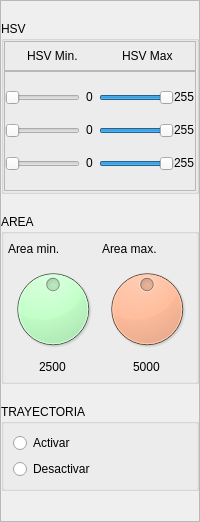
                  <widget class="QWidget" name="Page1">
                   <layout class="QVBoxLayout" name="verticalLayout_10">
                    <property name="spacing">
                     <number>0</number>
                    </property>
                    <property name="leftMargin">
                     <number>0</number>
                    </property>
                    <property name="topMargin">
                     <number>0</number>
                    </property>
                    <property name="rightMargin">
                     <number>0</number>
                    </property>
                    <property name="bottomMargin">
                     <number>0</number>
                    </property>
                    <item>
                     <widget class="QFrame" name="frame_detect_color">
                      <property name="frameShape">
                       <enum>QFrame::StyledPanel</enum>
                      </property>
                      <property name="frameShadow">
                       <enum>QFrame::Raised</enum>
                      </property>
                      <layout class="QVBoxLayout" name="verticalLayout_8">
                       <property name="spacing">
                        <number>20</number>
                       </property>
                       <property name="leftMargin">
                        <number>0</number>
                       </property>
                       <property name="topMargin">
                        <number>20</number>
                       </property>
                       <property name="rightMargin">
                        <number>0</number>
                       </property>
                       <property name="bottomMargin">
                        <number>30</number>
                       </property>
                       <item>
                        <widget class="QGroupBox" name="groupBox_9">
                         <property name="cursor">
                          <cursorShape>SizeHorCursor</cursorShape>
                         </property>
                         <property name="title">
                          <string>HSV</string>
                         </property>
                         <layout class="QVBoxLayout" name="verticalLayout_5">
                          <property name="spacing">
                           <number>0</number>
                          </property>
                          <property name="leftMargin">
                           <number>0</number>
                          </property>
                          <property name="topMargin">
                           <number>0</number>
                          </property>
                          <property name="rightMargin">
                           <number>0</number>
                          </property>
                          <property name="bottomMargin">
                           <number>0</number>
                          </property>
                          <item>
                           <widget class="QFrame" name="frame_11">
                            <property name="minimumSize">
                             <size>
                              <width>0</width>
                              <height>30</height>
                             </size>
                            </property>
                            <property name="maximumSize">
                             <size>
                              <width>16777215</width>
                              <height>30</height>
                             </size>
                            </property>
                            <property name="frameShape">
                             <enum>QFrame::StyledPanel</enum>
                            </property>
                            <property name="frameShadow">
                             <enum>QFrame::Raised</enum>
                            </property>
                            <layout class="QHBoxLayout" name="horizontalLayout_3">
                             <property name="spacing">
                              <number>0</number>
                             </property>
                             <property name="leftMargin">
                              <number>0</number>
                             </property>
                             <property name="topMargin">
                              <number>0</number>
                             </property>
                             <property name="rightMargin">
                              <number>0</number>
                             </property>
                             <property name="bottomMargin">
                              <number>0</number>
                             </property>
                             <item>
                              <layout class="QGridLayout" name="gridLayout_3">
                               <item row="0" column="0" alignment="Qt::AlignHCenter">
                                <widget class="QLabel" name="label">
                                 <property name="text">
                                  <string>HSV Min.</string>
                                 </property>
                                </widget>
                               </item>
                               <item row="0" column="1" alignment="Qt::AlignHCenter">
                                <widget class="QLabel" name="label_2">
                                 <property name="text">
                                  <string>HSV Max</string>
                                 </property>
                                </widget>
                               </item>
                              </layout>
                             </item>
                            </layout>
                           </widget>
                          </item>
                          <item>
                           <widget class="QFrame" name="frame_12">
                            <property name="minimumSize">
                             <size>
                              <width>0</width>
                              <height>120</height>
                             </size>
                            </property>
                            <property name="maximumSize">
                             <size>
                              <width>16777215</width>
                              <height>120</height>
                             </size>
                            </property>
                            <property name="frameShape">
                             <enum>QFrame::StyledPanel</enum>
                            </property>
                            <property name="frameShadow">
                             <enum>QFrame::Raised</enum>
                            </property>
                            <layout class="QHBoxLayout" name="horizontalLayout_2">
                             <property name="spacing">
                              <number>0</number>
                             </property>
                             <property name="leftMargin">
                              <number>0</number>
                             </property>
                             <property name="topMargin">
                              <number>0</number>
                             </property>
                             <property name="rightMargin">
                              <number>0</number>
                             </property>
                             <property name="bottomMargin">
                              <number>0</number>
                             </property>
                             <item>
                              <layout class="QGridLayout" name="gridLayout">
                               <property name="spacing">
                                <number>0</number>
                               </property>
                               <item row="1" column="0">
                                <widget class="QSlider" name="min_s">
                                 <property name="maximumSize">
                                  <size>
                                   <width>75</width>
                                   <height>16777215</height>
                                  </size>
                                 </property>
                                 <property name="maximum">
                                  <number>255</number>
                                 </property>
                                 <property name="orientation">
                                  <enum>Qt::Horizontal</enum>
                                 </property>
                                </widget>
                               </item>
                               <item row="0" column="0">
                                <widget class="QSlider" name="min_h">
                                 <property name="maximumSize">
                                  <size>
                                   <width>75</width>
                                   <height>16777215</height>
                                  </size>
                                 </property>
                                 <property name="styleSheet">
                                  <string notr="true"/>
                                 </property>
                                 <property name="maximum">
                                  <number>255</number>
                                 </property>
                                 <property name="tracking">
                                  <bool>true</bool>
                                 </property>
                                 <property name="orientation">
                                  <enum>Qt::Horizontal</enum>
                                 </property>
                                </widget>
                               </item>
                               <item row="2" column="0">
                                <widget class="QSlider" name="min_v">
                                 <property name="maximumSize">
                                  <size>
                                   <width>75</width>
                                   <height>16777215</height>
                                  </size>
                                 </property>
                                 <property name="maximum">
                                  <number>255</number>
                                 </property>
                                 <property name="orientation">
                                  <enum>Qt::Horizontal</enum>
                                 </property>
                                </widget>
                               </item>
                               <item row="0" column="1" alignment="Qt::AlignHCenter|Qt::AlignVCenter">
                                <widget class="QLabel" name="label_min_h">
                                 <property name="text">
                                  <string>0</string>
                                 </property>
                                </widget>
                               </item>
                               <item row="1" column="1" alignment="Qt::AlignHCenter|Qt::AlignVCenter">
                                <widget class="QLabel" name="label_min_s">
                                 <property name="text">
                                  <string>0</string>
                                 </property>
                                </widget>
                               </item>
                               <item row="2" column="1" alignment="Qt::AlignHCenter|Qt::AlignVCenter">
                                <widget class="QLabel" name="label_min_v">
                                 <property name="text">
                                  <string>0</string>
                                 </property>
                                </widget>
                               </item>
                              </layout>
                             </item>
                             <item>
                              <layout class="QGridLayout" name="gridLayout_2">
                               <property name="spacing">
                                <number>0</number>
                               </property>
                               <item row="1" column="0">
                                <widget class="QSlider" name="max_s">
                                 <property name="maximumSize">
                                  <size>
                                   <width>75</width>
                                   <height>16777215</height>
                                  </size>
                                 </property>
                                 <property name="maximum">
                                  <number>255</number>
                                 </property>
                                 <property name="value">
                                  <number>255</number>
                                 </property>
                                 <property name="orientation">
                                  <enum>Qt::Horizontal</enum>
                                 </property>
                                </widget>
                               </item>
                               <item row="0" column="0">
                                <widget class="QSlider" name="max_h">
                                 <property name="maximumSize">
                                  <size>
                                   <width>75</width>
                                   <height>16777215</height>
                                  </size>
                                 </property>
                                 <property name="maximum">
                                  <number>255</number>
                                 </property>
                                 <property name="value">
                                  <number>255</number>
                                 </property>
                                 <property name="tracking">
                                  <bool>true</bool>
                                 </property>
                                 <property name="orientation">
                                  <enum>Qt::Horizontal</enum>
                                 </property>
                                </widget>
                               </item>
                               <item row="2" column="0">
                                <widget class="QSlider" name="max_v">
                                 <property name="maximumSize">
                                  <size>
                                   <width>75</width>
                                   <height>16777215</height>
                                  </size>
                                 </property>
                                 <property name="maximum">
                                  <number>255</number>
                                 </property>
                                 <property name="value">
                                  <number>255</number>
                                 </property>
                                 <property name="orientation">
                                  <enum>Qt::Horizontal</enum>
                                 </property>
                                </widget>
                               </item>
                               <item row="0" column="1" alignment="Qt::AlignHCenter|Qt::AlignVCenter">
                                <widget class="QLabel" name="label_max_h">
                                 <property name="text">
                                  <string>255</string>
                                 </property>
                                </widget>
                               </item>
                               <item row="1" column="1" alignment="Qt::AlignHCenter|Qt::AlignVCenter">
                                <widget class="QLabel" name="label_max_s">
                                 <property name="text">
                                  <string>255</string>
                                 </property>
                                </widget>
                               </item>
                               <item row="2" column="1" alignment="Qt::AlignHCenter|Qt::AlignVCenter">
                                <widget class="QLabel" name="label_max_v">
                                 <property name="text">
                                  <string>255</string>
                                 </property>
                                </widget>
                               </item>
                              </layout>
                             </item>
                            </layout>
                           </widget>
                          </item>
                         </layout>
                        </widget>
                       </item>
                       <item>
                        <widget class="QGroupBox" name="groupBox_10">
                         <property name="minimumSize">
                          <size>
                           <width>0</width>
                           <height>170</height>
                          </size>
                         </property>
                         <property name="maximumSize">
                          <size>
                           <width>16777215</width>
                           <height>170</height>
                          </size>
                         </property>
                         <property name="title">
                          <string>AREA</string>
                         </property>
                         <layout class="QVBoxLayout" name="verticalLayout_6">
                          <property name="spacing">
                           <number>0</number>
                          </property>
                          <property name="leftMargin">
                           <number>0</number>
                          </property>
                          <property name="topMargin">
                           <number>0</number>
                          </property>
                          <property name="rightMargin">
                           <number>0</number>
                          </property>
                          <property name="bottomMargin">
                           <number>0</number>
                          </property>
                          <item>
                           <layout class="QGridLayout" name="gridLayout_4">
                            <property name="spacing">
                             <number>0</number>
                            </property>
                            <item row="1" column="0">
                             <widget class="QDial" name="dial_area_min">
                              <property name="minimumSize">
                               <size>
                                <width>0</width>
                                <height>90</height>
                               </size>
                              </property>
                              <property name="maximumSize">
                               <size>
                                <width>90</width>
                                <height>90</height>
                               </size>
                              </property>
                              <property name="styleSheet">
                               <string notr="true">background-color: rgb(194, 255, 201);</string>
                              </property>
                              <property name="maximum">
                               <number>5000</number>
                              </property>
                              <property name="singleStep">
                               <number>10</number>
                              </property>
                              <property name="value">
                               <number>2500</number>
                              </property>
                              <property name="notchTarget">
                               <double>0.700000000000000</double>
                              </property>
                             </widget>
                            </item>
                            <item row="1" column="1">
                             <widget class="QDial" name="dial_area_max">
                              <property name="minimumSize">
                               <size>
                                <width>0</width>
                                <height>90</height>
                               </size>
                              </property>
                              <property name="maximumSize">
                               <size>
                                <width>90</width>
                                <height>90</height>
                               </size>
                              </property>
                              <property name="styleSheet">
                               <string notr="true">background-color: rgb(255, 189, 156);</string>
                              </property>
                              <property name="maximum">
                               <number>10000</number>
                              </property>
                              <property name="singleStep">
                               <number>10</number>
                              </property>
                              <property name="value">
                               <number>5000</number>
                              </property>
                              <property name="sliderPosition">
                               <number>5000</number>
                              </property>
                             </widget>
                            </item>
                            <item row="0" column="0">
                             <widget class="QLabel" name="label_3">
                              <property name="minimumSize">
                               <size>
                                <width>0</width>
                                <height>30</height>
                               </size>
                              </property>
                              <property name="maximumSize">
                               <size>
                                <width>16777215</width>
                                <height>30</height>
                               </size>
                              </property>
                              <property name="text">
                               <string>Area min.</string>
                              </property>
                             </widget>
                            </item>
                            <item row="0" column="1">
                             <widget class="QLabel" name="label_4">
                              <property name="minimumSize">
                               <size>
                                <width>0</width>
                                <height>30</height>
                               </size>
                              </property>
                              <property name="text">
                               <string>Area max.</string>
                              </property>
                             </widget>
                            </item>
                            <item row="2" column="0" alignment="Qt::AlignHCenter|Qt::AlignVCenter">
                             <widget class="QLabel" name="label_dial_area_min">
                              <property name="text">
                               <string>2500</string>
                              </property>
                             </widget>
                            </item>
                            <item row="2" column="1" alignment="Qt::AlignHCenter|Qt::AlignVCenter">
                             <widget class="QLabel" name="label_dial_area_max">
                              <property name="text">
                               <string>5000</string>
                              </property>
                             </widget>
                            </item>
                           </layout>
                          </item>
                         </layout>
                        </widget>
                       </item>
                       <item>
                        <widget class="QGroupBox" name="groupBox_3">
                         <property name="title">
                          <string>TRAYECTORIA</string>
                         </property>
                         <layout class="QVBoxLayout" name="verticalLayout_17">
                          <item>
                           <widget class="QRadioButton" name="radioButton_trayectoria_on">
                            <property name="text">
                             <string>Activar</string>
                            </property>
                           </widget>
                          </item>
                          <item>
                           <widget class="QRadioButton" name="radioButton_trayectoria_off">
                            <property name="text">
                             <string>Desactivar</string>
                            </property>
                           </widget>
                          </item>
                         </layout>
                        </widget>
                       </item>
                      </layout>
                     </widget>
                    </item>
                   </layout>
                  </widget>
